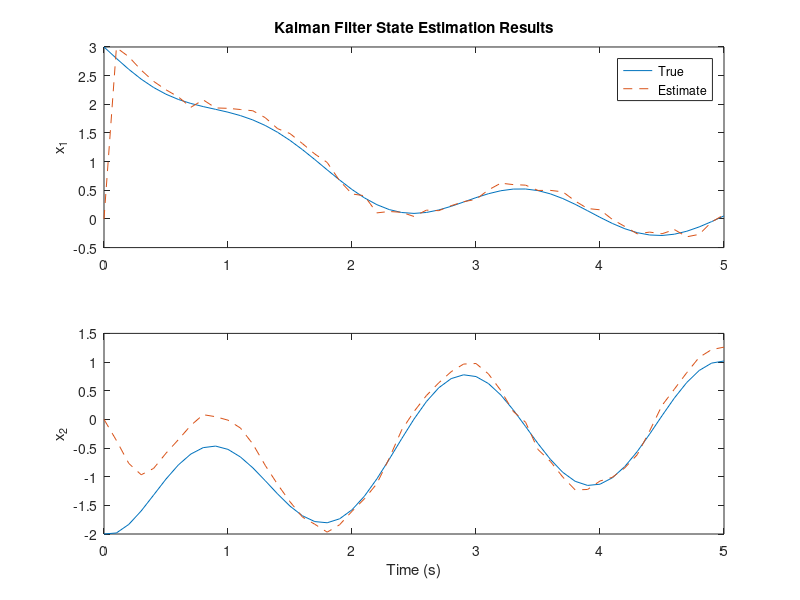

Reproduce this figure in MATLAB.
%MATLAB Solution Code
close all %Close all figures
clear % Clear all variables and functions
clc %Clear the Command Window

dt = 0.1; %(s) timestep
t = 0:dt:5; %(s) discrete time vector
N = length(t); %Number of simulation timesteps

u = 4*sin(3*t); %(V) true (but unknown) input
um = u + 0.5*randn(size(u)); % **** noisy (but known) input

%True (but unknown) state-space system
A = [0,1;-2,-3];
B = [0;1];
C = [1,0];
D = 0;

Fd = expm([A*dt,B*dt;zeros(1,3)]);
Ad = Fd(1:2,1:2);
Bd = Fd(1:2,3);

% **** Inaccurate model of the true state-space system
Am = [0.1, 1; -1.6, -3.2];
Bm = [-0.1;1.2];
Cm = [1,0];
Dm = 0;
 
Fdm = expm([Am*dt,Bm*dt;zeros(1,3)]);
Adm = Fdm(1:2,1:2);
Bdm = Fdm(1:2,3);
% 
%True (but unknown) initial conditions
x = [3;-2];

%Initial state-prediction
xHat = [0;0];

%Initial state-covariance prediction
PHat = eye(size(Am));

%Kalman filter tuning matrices
Q = diag([0.01,0.01]); % **** Process noise covariance
R = 0.01; % *** Sensor noise covariance 

%Allocate memory to store the state-variables
xVec = zeros(2,N); %True (but unknown) state variables
yVec = zeros(1,N); %True (but unknown) state variables
xHatVec = zeros(2,N); %Kalman-filter estimated state variables

%Simulate the true system in the same FOR loop as the Kalman filter
for ii = 1:N
    %Simulate the true (but unknown) system
    xVec(:,ii) = x; %Store the true (but unknown) state
    y = C*x +D*u(ii); %True (but unknown) position of the output
    yVec(1,ii) = y;

    ym = y + 0.1*randn; % **** Noisy measurement of the output

    x = Ad*x + Bd*u(ii); %Update the true (but unknown) state at t_(k+1).
    
    %Run the Kalman filter
    xHatVec(:,ii) = xHat; %Store the Kalman filter's state estimate at t_k.
    
    %Model prediction at time t(ii): 
    % with inaccurate matricies Adm, Bdm, Cm, Dm and noicy input um(ii)
    xp = Adm*xHat + Bdm*um(ii); %Step 1: Model prediction of the state
    Pp = Ad*PHat*Ad' + Q; %Step 2: Model prediction of the state-covariance
    yp = Cm*xHat + Dm*um(ii); %Step 3: Model's prediction of the output
    
    %Sensor correction
    S = Cm*Pp*Cm' + R; %Sept 4:

    sK = Pp*C'*S^(-1); %Step 5: Kalman gain
    xHat = xp + sK*(ym - yp); %Step 6: Kalman filter's estimate of the state.

    % The Kalman filter calculates an estimate 𝑥Hat of the state by comparing
    % the model's prediction 𝑦𝑝 with the sensor's measurement 𝑦m of the output.
    % The larger the difference, the more the correction is applied to the state
    % estimate 𝑥Hat.
    % The Kalman gain sK, which is a function of the model and sensor covariance, 
    % is the correction gain. If the sensor is more certain than the model, the 
    % Kalman gain sK will correct the state towards the sensor's prediction. 
    % If the model is more certain than the sensor, the Kalman gain sk will 
    % correct the state towards the model's prediction 𝑥𝑝.

    PHat = (eye(size(A))-sK*C)*Pp; %Step 7: Kalman's estimate of state-covariance
end

% %Plot the results
% figure; clf
% subplot(211)
% plot(t, xVec(1,:), t, xVec(2,:),'--')
% ylabel('x')
% legend('x_1','x_2')
% title('Simulating State Space System')
% 
% subplot(212)
% plot(t,yVec(1,:),'--')
% ylabel('y')
% xlabel('Time (s)')


%Plot the results
figure; clf
subplot(211)
plot(t, xVec(1,:), t, xHatVec(1,:),'--')
ylabel('x_1')
legend('True','Estimate')
title('Kalman Filter State Estimation Results')

subplot(212)
plot(t,xVec(2,:), t, xHatVec(2,:),'--')
ylabel('x_2')
xlabel('Time (s)')
